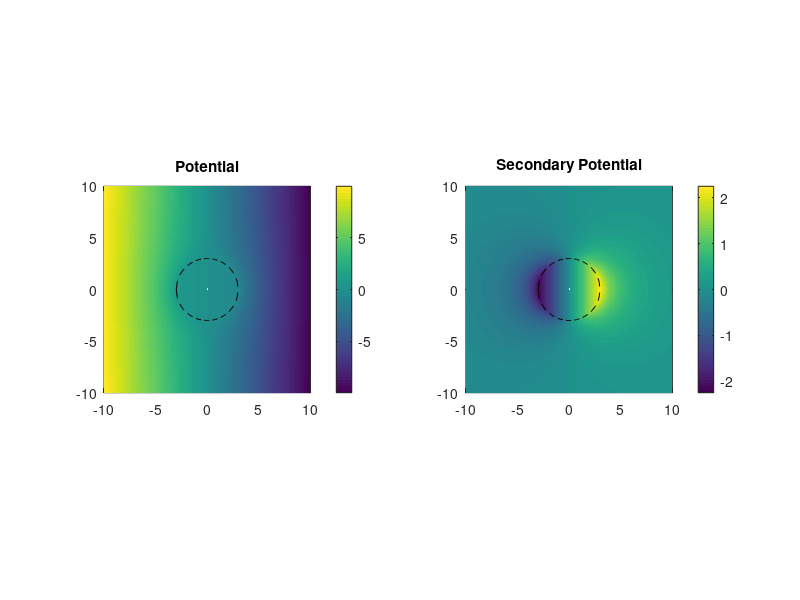
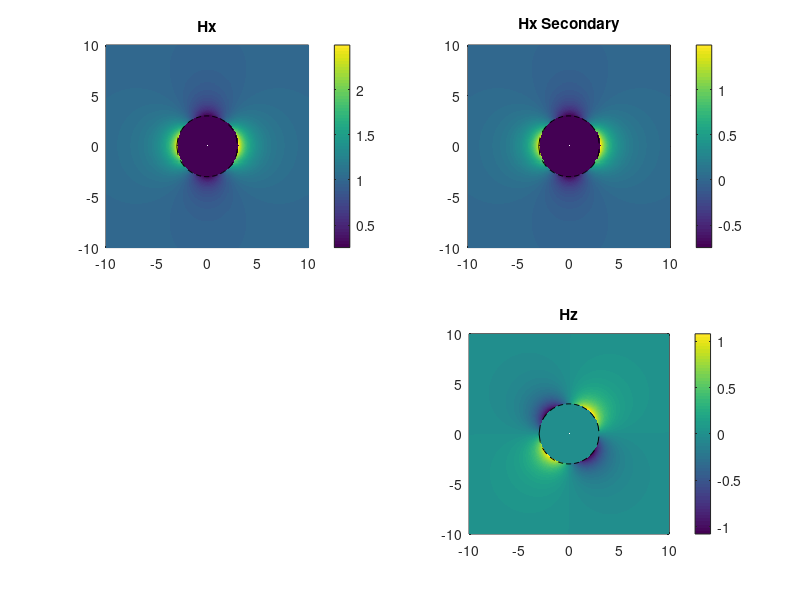
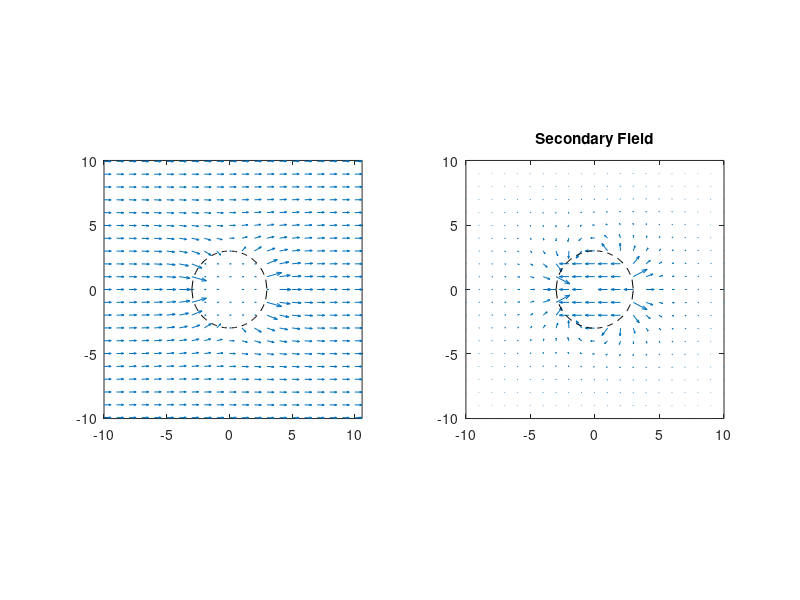
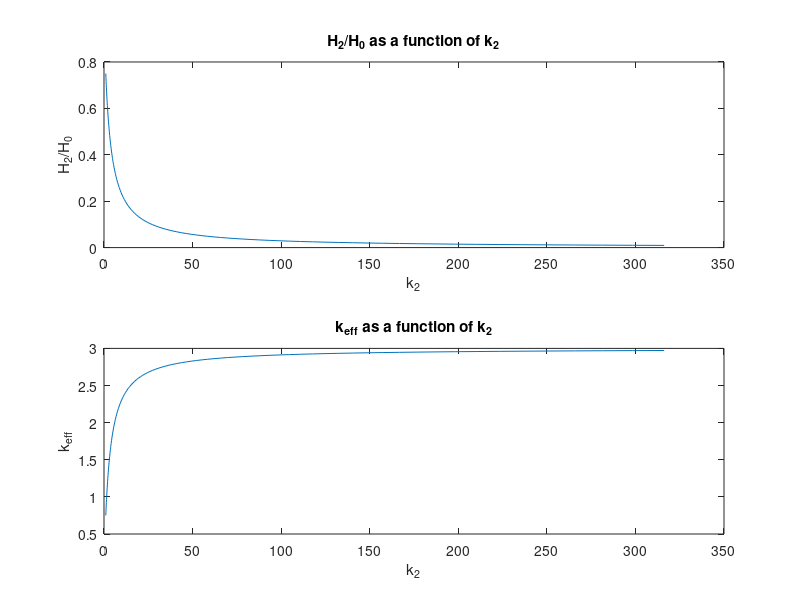

MATLAB code for these plots, in order:
% Sphere Problem - Magnetostatic case
%
% Assume we have a permeable sphere in a uniform wholespace. The inducing
% field is constant and in the x-direction with magnitude H0. 

clear all 
close all
clc

%% Parameters

mu1 = 4e-7*pi; % permeability of the wholespace
mu2 = 10*mu1;  % permeability of the sphere
R   = 3;       % radius of the sphere
H0  = 1;       % inducing field strength
d   = 0.1;     % mesh spacing

% useful simplifications
muf = (mu2-mu1)/(mu2+2*mu1);
xr = [-R:d:R];


r  = @(x,y,z) sqrt(x.^2+y.^2+z.^2);

% potential outside the sphere
U1 = @(x,y,z) -H0*x.*(1-muf*R^3./r(x,y,z).^3);

% potential inside the sphere
U2 = @(x,y,z) -H0*x.*3*mu1/(mu2+2*mu1);

U  = @(x,y,z) (r(x,y,z) > R).*U1(x,y,z) + (r(x,y,z) <= R).*U2(x,y,z);
Up = @(x,y,z) - H0.*x;

% magnetic field outside the sphere
H1x = @(x,y,z) H0 + H0*R^3./r(x,y,z).^5.*muf.*(2*x.^2-y.^2-z.^2);
H1y = @(x,y,z) H0*muf.*R^3./r(x,y,z).^5.*3.*x.*y;
H1z = @(x,y,z) H0*muf.*R^3./r(x,y,z).^5.*3.*x.*z;

H2x = @(x,y,z) 3*mu1/(mu2+2*mu1)*ones(size(x));
H2y = @(x,y,z) 0*ones(size(x));
H2z = @(x,y,z) 0*ones(size(x));

Hx = @(x,y,z) (r(x,y,z) > R).*H1x(x,y,z) + (r(x,y,z) <= R).*H2x(x,y,z);
Hy = @(x,y,z) (r(x,y,z) > R).*H1y(x,y,z) + (r(x,y,z) <= R).*H2y(x,y,z); 
Hz = @(x,y,z) (r(x,y,z) > R).*H1z(x,y,z) + (r(x,y,z) <= R).*H2z(x,y,z);

Hxp = @(x,y,z) H0.*ones(size(x));

% plot
x = [-10:d:10];
y = 0;
z = [-10:d:10];

[xg,zg] = meshgrid(x,z);

%% compute potential & fields

% compute the potential
u  = U(xg,y,zg);
up = Up(xg,y,zg);

figure(1)
subplot(121)
pcolor(x,z,u); shading flat; colorbar
axis('square');
title('Potential');
hold on
plot(xr,sqrt(R^2-xr.^2),'--k',xr,-sqrt(R^2-xr.^2),'--k');
hold off

subplot(122)
pcolor(x,z,u-up); shading flat; colorbar
title('Secondary Potential');
axis('square');
hold on
plot(xr,sqrt(R^2-xr.^2),'--k',xr,-sqrt(R^2-xr.^2),'--k');
hold off


% compute the fields
hx  = Hx(xg,y,zg);
hxp = Hxp(xg,y,zg);
figure(2)
subplot(221)
pcolor(x,z,hx); shading flat; colorbar
title('Hx');
axis('square');
hold on
plot(xr,sqrt(R^2-xr.^2),'--k',xr,-sqrt(R^2-xr.^2),'--k');
hold off

subplot(222)
pcolor(x,z,hx-hxp); shading flat; colorbar
title('Hx Secondary');
axis('square');
hold on
plot(xr,sqrt(R^2-xr.^2),'--k',xr,-sqrt(R^2-xr.^2),'--k');
hold off

hz = Hz(xg,y,zg);
subplot(2,2,3.5)
pcolor(x,z,hz); shading flat; colorbar
title('Hz');
axis('square');
hold on
plot(xr,sqrt(R^2-xr.^2),'--k',xr,-sqrt(R^2-xr.^2),'--k');
hold off

figure(3)
ix = (x == round(x));
iz = (z == round(z));
subplot(121)
quiver(x(ix),z(iz),hx(ix,iz),hz(ix,iz)); axis('tight')
axis('square');
hold on
plot(xr,sqrt(R^2-xr.^2),'--k',xr,-sqrt(R^2-xr.^2),'--k');
hold off

subplot(122)
quiver(x(ix),z(iz),hx(ix,iz)-hxp(ix,iz),hz(ix,iz)); axis('tight')
axis('square');
title('Secondary Field');
hold on
plot(xr,sqrt(R^2-xr.^2),'--k',xr,-sqrt(R^2-xr.^2),'--k');
hold off

%% Effective Susceptibility

% Plot H2/H0 and keff as functions of k2

H2oH0 = @(k2) (3./(k2+3));
keff  = @(k2) (k2./(1+k2/3));

k2 = logspace(0,2.5,100);

figure(4)
subplot(211)
plot(k2,H2oH0(k2)); xlabel('k_2'); ylabel('H_2/H_0');
title('H_2/H_0 as a function of k_2');

subplot(212)
plot(k2,keff(k2)); xlabel('k_2'); ylabel('k_{eff}');
title('k_{eff} as a function of k_2');


%% Equivalent Dipole Moment

% plot the magnitude of the dipole moment as a fct of R for k2 valies of 1,
% 10, 100, 1000, 10000. 

m = @(k2,R) 4/3*pi*R.^3.*keff(k2).*H0;

k2  = 10.^(0:4);
nk2 = numel(k2);
mag = cell(nk2,1);
leg = cell(nk2,1);
R   = (0:d:2);
col = lines(nk2);

figure(5)
hold on
for i = 1:numel(k2)
    mag{i} = m(k2(i),R);
    plot(R,mag{i},'col',col(i,:));
    leg{i} = sprintf('k = %i',k2(i));
end
legend(leg,'location','Northwest');
xlabel('R'); ylabel('m');
title('Dipole Moment magnitude as a function of Radius');
hold off




